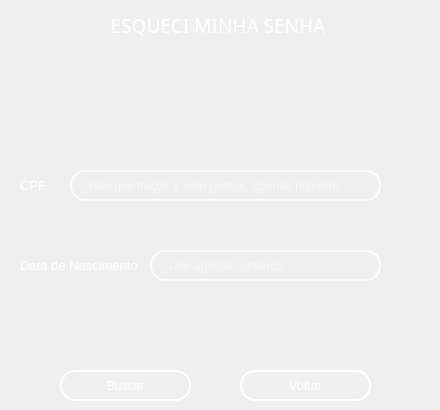
    <widget class="QWidget" name="page_2">
     <widget class="QLabel" name="label_8">
      <property name="geometry">
       <rect>
        <x>0</x>
        <y>0</y>
        <width>431</width>
        <height>51</height>
       </rect>
      </property>
      <property name="font">
       <font>
        <family>Montserrat Medium</family>
        <pointsize>14</pointsize>
        <italic>false</italic>
       </font>
      </property>
      <property name="styleSheet">
       <string notr="true">QLabel {
	background-color: qlineargradient(spread:pad, x1:0, y1:0, x1:0, y1:1, 
                                 stop:0 rgba(0, 50, 150, 255), 
                                 stop:1 rgba(51, 156, 255, 255));
    border: 1one;                         /* Remove borda padrão */
    
    /* Arredonda apenas os cantos superiores */
    border-top-left-radius: 15px;
    border-top-right-radius: 15px;
    border-bottom-left-radius: 0px;
    border-bottom-right-radius: 0px;
    
    padding: 8px;                         /* Espaçamento interno */
}</string>
      </property>
      <property name="text">
       <string>&lt;html&gt;&lt;head/&gt;&lt;body&gt;&lt;p align=&quot;center&quot;&gt;&lt;span style=&quot; color:#ffffff;&quot;&gt;ESQUECI MINHA SENHA&lt;/span&gt;&lt;/p&gt;&lt;/body&gt;&lt;/html&gt;</string>
      </property>
     </widget>
     <widget class="QLineEdit" name="lineEdit_cpf">
      <property name="geometry">
       <rect>
        <x>70</x>
        <y>170</y>
        <width>311</width>
        <height>31</height>
       </rect>
      </property>
      <property name="font">
       <font>
        <family>MS Shell Dlg 2</family>
        <italic>false</italic>
       </font>
      </property>
      <property name="styleSheet">
       <string notr="true">QLineEdit {
    /* Borda e fundo */
    border: 2px solid rgba(255, 255, 255, 200);
    border-radius: 15px;
    background-color: rgba(0, 0, 0, 0); /* Totalmente transparente */
    
    /* Espaçamento interno */
    padding: 5px 15px;
    
    /* Cor do texto */
    color: white;
    
    /* Melhora a renderização */
    background-clip: padding-box;
}

/* Efeito ao focar */
QLineEdit:focus {
    border: 2px solid rgba(255, 255, 255, 255);
    background-color: rgba(255, 255, 255, 36);
}</string>
      </property>
      <property name="placeholderText">
       <string>Não use traços e nem pontos, apenas números</string>
      </property>
     </widget>
     <widget class="QLabel" name="label_user_7">
      <property name="geometry">
       <rect>
        <x>20</x>
        <y>150</y>
        <width>391</width>
        <height>71</height>
       </rect>
      </property>
      <property name="font">
       <font>
        <family>MS Shell Dlg 2</family>
        <pointsize>10</pointsize>
        <weight>50</weight>
        <italic>false</italic>
        <bold>false</bold>
       </font>
      </property>
      <property name="styleSheet">
       <string notr="true">QLabel {
    background: transparent;
    color: white; /* ou o azul da paleta: #339CFF */
    border: 1one;
    padding: 0px;
}
</string>
      </property>
      <property name="text">
       <string>CPF</string>
      </property>
     </widget>
     <widget class="QLabel" name="label_passwrd_7">
      <property name="geometry">
       <rect>
        <x>20</x>
        <y>230</y>
        <width>391</width>
        <height>71</height>
       </rect>
      </property>
      <property name="font">
       <font>
        <family>MS Shell Dlg 2</family>
        <pointsize>10</pointsize>
        <weight>50</weight>
        <italic>false</italic>
        <bold>false</bold>
       </font>
      </property>
      <property name="styleSheet">
       <string notr="true">QLabel {
    background: transparent;
    color: white; /* ou o azul da paleta: #339CFF */
    border: 1one;
    padding: 0px;
}
</string>
      </property>
      <property name="text">
       <string>Data de Nascimento</string>
      </property>
     </widget>
     <widget class="QLineEdit" name="lineEdit_bday">
      <property name="geometry">
       <rect>
        <x>150</x>
        <y>250</y>
        <width>231</width>
        <height>31</height>
       </rect>
      </property>
      <property name="font">
       <font>
        <family>MS Shell Dlg 2</family>
        <italic>false</italic>
       </font>
      </property>
      <property name="styleSheet">
       <string notr="true">QLineEdit {
    /* Borda e fundo */
    border: 2px solid rgba(255, 255, 255, 200);
    border-radius: 15px;
    background-color: rgba(0, 0, 0, 0); /* Totalmente transparente */
    
    /* Espaçamento interno */
    padding: 5px 15px;
    
    /* Cor do texto */
    color: white;
    
    /* Melhora a renderização */
    background-clip: padding-box;
}

/* Efeito ao focar */
QLineEdit:focus {
    border: 2px solid rgba(255, 255, 255, 255);
    background-color: rgba(255, 255, 255, 36);
}</string>
      </property>
      <property name="placeholderText">
       <string>Use apenas números</string>
      </property>
     </widget>
     <widget class="QPushButton" name="bttn_alterindex_4">
      <property name="geometry">
       <rect>
        <x>240</x>
        <y>370</y>
        <width>131</width>
        <height>31</height>
       </rect>
      </property>
      <property name="font">
       <font>
        <family>MS Shell Dlg 2</family>
        <pointsize>10</pointsize>
        <weight>50</weight>
        <italic>false</italic>
        <bold>false</bold>
       </font>
      </property>
      <property name="styleSheet">
       <string notr="true">QPushButton {
    background-color: rgba(255, 255, 255, 0.5);
    border: 5px solid rgba(255, 255, 255, 0.3); /* Borda branca translúcida */
    color: #333333; /* Texto totalmente opaco */
}

QPushButton:hover {
    background-color: rgba(207, 216, 220, 100);
    border-color:rgba(255, 255, 255,255);
    
}

QPushButton:pressed {
    background-color: #A0B2C8; /* Azul acinzentado */
border-color: #003366; /* Azul escuro */
color: #003366;
}
 QPushButton{border: 2px solid rgba(255, 255, 255, 200);
    border-radius: 15px;
    background-color: rgba(0, 0, 0, 0); /* Totalmente transparente */
    
    /* Espaçamento interno */
    padding: 5px 15px;
    
    /* Cor do texto */
    color: white;
    
    /* Melhora a renderização */
    background-clip: padding-box;
}

/* Efeito ao focar */
QPushButton {
    border: 2px solid rgba(255, 255, 255, 255);
    background-color: rgba(255, 255, 255, 20);
}</string>
      </property>
      <property name="text">
       <string>Voltar</string>
      </property>
     </widget>
     <widget class="QPushButton" name="bttn_search_user">
      <property name="geometry">
       <rect>
        <x>60</x>
        <y>370</y>
        <width>131</width>
        <height>31</height>
       </rect>
      </property>
      <property name="styleSheet">
       <string notr="true">QPushButton {
    background-color: rgba(255, 255, 255, 0.5);
    border: 5px solid rgba(255, 255, 255, 0.3); /* Borda branca translúcida */
    color: #333333; /* Texto totalmente opaco */
}

QPushButton:hover {
    background-color: rgba(207, 216, 220, 100);
    border-color:rgba(255, 255, 255,255);
    
}

QPushButton:pressed {
    background-color: #A0B2C8; /* Azul acinzentado */
border-color: #003366; /* Azul escuro */
color: #003366;
}
 QPushButton{border: 2px solid rgba(255, 255, 255, 200);
    border-radius: 15px;
    background-color: rgba(0, 0, 0, 0); /* Totalmente transparente */
    
    /* Espaçamento interno */
    padding: 5px 15px;
    
    /* Cor do texto */
    color: white;
    
    /* Melhora a renderização */
    background-clip: padding-box;
}

/* Efeito ao focar */
QPushButton {
    border: 2px solid rgba(255, 255, 255, 255);
    background-color: rgba(255, 255, 255, 20);
}</string>
      </property>
      <property name="text">
       <string>Buscar</string>
      </property>
      <property name="icon">
       <iconset>
        <normaloff>../../Downloads/visibility_24dp_E3E3E3_FILL0_wght400_GRAD0_opsz24.png</normaloff>../../Downloads/visibility_24dp_E3E3E3_FILL0_wght400_GRAD0_opsz24.png</iconset>
      </property>
      <property name="iconSize">
       <size>
        <width>24</width>
        <height>24</height>
       </size>
      </property>
     </widget>
     <zorder>bttn_search_user</zorder>
     <zorder>label_user_7</zorder>
     <zorder>label_8</zorder>
     <zorder>lineEdit_cpf</zorder>
     <zorder>label_passwrd_7</zorder>
     <zorder>lineEdit_bday</zorder>
     <zorder>bttn_alterindex_4</zorder>
    </widget>
